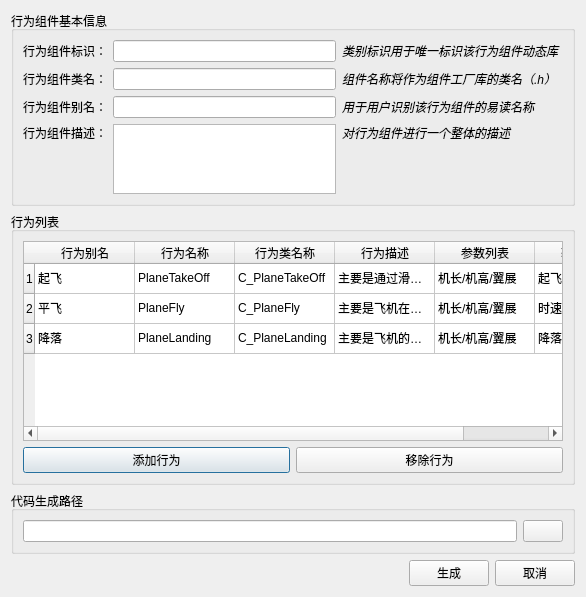
<?xml version="1.0" encoding="UTF-8"?>
<ui version="4.0">
 <class>FrameProducerDialog</class>
 <widget class="QDialog" name="FrameProducerDialog">
  <property name="geometry">
   <rect>
    <x>0</x>
    <y>0</y>
    <width>586</width>
    <height>568</height>
   </rect>
  </property>
  <property name="windowTitle">
   <string>行为组件框架生成</string>
  </property>
  <property name="windowIcon">
   <iconset resource="../ModelingTool.qrc">
    <normaloff>:/ModelingTool/Images/behaviorComponent.png</normaloff>:/ModelingTool/Images/behaviorComponent.png</iconset>
  </property>
  <layout class="QGridLayout" name="gridLayout_6">
   <item row="0" column="0">
    <layout class="QVBoxLayout" name="verticalLayout_3">
     <item>
      <widget class="QGroupBox" name="groupBox">
       <property name="title">
        <string>行为组件基本信息</string>
       </property>
       <layout class="QGridLayout" name="gridLayout_2">
        <item row="0" column="0">
         <layout class="QGridLayout" name="gridLayout">
          <item row="0" column="0">
           <widget class="QLabel" name="label">
            <property name="text">
             <string>行为组件标识：</string>
            </property>
           </widget>
          </item>
          <item row="0" column="1">
           <widget class="QLineEdit" name="lineEdit_componentID"/>
          </item>
          <item row="0" column="2">
           <widget class="QLabel" name="label_3">
            <property name="font">
             <font>
              <italic>true</italic>
             </font>
            </property>
            <property name="text">
             <string>类别标识用于唯一标识该行为组件动态库</string>
            </property>
           </widget>
          </item>
          <item row="1" column="0">
           <widget class="QLabel" name="label_2">
            <property name="text">
             <string>行为组件类名：</string>
            </property>
           </widget>
          </item>
          <item row="1" column="1">
           <widget class="QLineEdit" name="lineEdit_componentName"/>
          </item>
          <item row="1" column="2">
           <widget class="QLabel" name="label_4">
            <property name="font">
             <font>
              <italic>true</italic>
             </font>
            </property>
            <property name="text">
             <string>组件名称将作为组件工厂库的类名（.h）</string>
            </property>
           </widget>
          </item>
          <item row="2" column="0">
           <widget class="QLabel" name="label_7">
            <property name="text">
             <string>行为组件别名：</string>
            </property>
           </widget>
          </item>
          <item row="2" column="1">
           <widget class="QLineEdit" name="lineEdit_componentAlias"/>
          </item>
          <item row="2" column="2">
           <widget class="QLabel" name="label_8">
            <property name="font">
             <font>
              <italic>true</italic>
             </font>
            </property>
            <property name="text">
             <string>用于用户识别该行为组件的易读名称</string>
            </property>
           </widget>
          </item>
          <item row="3" column="0">
           <layout class="QVBoxLayout" name="verticalLayout">
            <item>
             <widget class="QLabel" name="label_5">
              <property name="text">
               <string>行为组件描述：</string>
              </property>
             </widget>
            </item>
            <item>
             <spacer name="verticalSpacer">
              <property name="orientation">
               <enum>Qt::Vertical</enum>
              </property>
              <property name="sizeHint" stdset="0">
               <size>
                <width>20</width>
                <height>18</height>
               </size>
              </property>
             </spacer>
            </item>
           </layout>
          </item>
          <item row="3" column="1">
           <widget class="QTextEdit" name="textEdit_componentDesc"/>
          </item>
          <item row="3" column="2">
           <layout class="QVBoxLayout" name="verticalLayout_2">
            <item>
             <widget class="QLabel" name="label_6">
              <property name="font">
               <font>
                <italic>true</italic>
               </font>
              </property>
              <property name="text">
               <string>对行为组件进行一个整体的描述</string>
              </property>
             </widget>
            </item>
            <item>
             <spacer name="verticalSpacer_2">
              <property name="orientation">
               <enum>Qt::Vertical</enum>
              </property>
              <property name="sizeHint" stdset="0">
               <size>
                <width>20</width>
                <height>18</height>
               </size>
              </property>
             </spacer>
            </item>
           </layout>
          </item>
         </layout>
        </item>
       </layout>
      </widget>
     </item>
     <item>
      <widget class="QGroupBox" name="groupBox_2">
       <property name="title">
        <string>行为列表</string>
       </property>
       <layout class="QGridLayout" name="gridLayout_5">
        <item row="0" column="0">
         <layout class="QGridLayout" name="gridLayout_4">
          <item row="0" column="0" colspan="2">
           <widget class="QTableWidget" name="tableWidget_beheviors">
            <property name="minimumSize">
             <size>
              <width>0</width>
              <height>200</height>
             </size>
            </property>
            <row>
             <property name="text">
              <string>1</string>
             </property>
            </row>
            <row>
             <property name="text">
              <string>2</string>
             </property>
            </row>
            <row>
             <property name="text">
              <string>3</string>
             </property>
            </row>
            <column>
             <property name="text">
              <string>行为别名</string>
             </property>
            </column>
            <column>
             <property name="text">
              <string>行为名称</string>
             </property>
            </column>
            <column>
             <property name="text">
              <string>行为类名称</string>
             </property>
            </column>
            <column>
             <property name="text">
              <string>行为描述</string>
             </property>
            </column>
            <column>
             <property name="text">
              <string>参数列表</string>
             </property>
            </column>
            <column>
             <property name="text">
              <string>输入列表</string>
             </property>
            </column>
            <item row="0" column="0">
             <property name="text">
              <string>起飞</string>
             </property>
            </item>
            <item row="0" column="1">
             <property name="text">
              <string>PlaneTakeOff</string>
             </property>
            </item>
            <item row="0" column="2">
             <property name="text">
              <string>C_PlaneTakeOff</string>
             </property>
            </item>
            <item row="0" column="3">
             <property name="text">
              <string>主要是通过滑行、加速之后达到平飞高度。</string>
             </property>
            </item>
            <item row="0" column="4">
             <property name="text">
              <string>机长/机高/翼展</string>
             </property>
            </item>
            <item row="0" column="5">
             <property name="text">
              <string>起飞点/载重/风速/风向</string>
             </property>
            </item>
            <item row="1" column="0">
             <property name="text">
              <string>平飞</string>
             </property>
            </item>
            <item row="1" column="1">
             <property name="text">
              <string>PlaneFly</string>
             </property>
            </item>
            <item row="1" column="2">
             <property name="text">
              <string>C_PlaneFly</string>
             </property>
            </item>
            <item row="1" column="3">
             <property name="text">
              <string>主要是飞机在高空的平稳飞行</string>
             </property>
            </item>
            <item row="1" column="4">
             <property name="text">
              <string>机长/机高/翼展</string>
             </property>
            </item>
            <item row="1" column="5">
             <property name="text">
              <string>时速/平飞高度/起始点</string>
             </property>
            </item>
            <item row="2" column="0">
             <property name="text">
              <string>降落</string>
             </property>
            </item>
            <item row="2" column="1">
             <property name="text">
              <string>PlaneLanding</string>
             </property>
            </item>
            <item row="2" column="2">
             <property name="text">
              <string>C_PlaneLanding</string>
             </property>
            </item>
            <item row="2" column="3">
             <property name="text">
              <string>主要是飞机的减速、降落、滑行直到停止。</string>
             </property>
            </item>
            <item row="2" column="4">
             <property name="text">
              <string>机长/机高/翼展</string>
             </property>
            </item>
            <item row="2" column="5">
             <property name="text">
              <string>降落点/时速</string>
             </property>
            </item>
           </widget>
          </item>
          <item row="1" column="0">
           <widget class="QPushButton" name="pushButton_add">
            <property name="text">
             <string>添加行为</string>
            </property>
            <property name="icon">
             <iconset resource="../ModelingTool.qrc">
              <normaloff>:/ModelingTool/Images/add.png</normaloff>:/ModelingTool/Images/add.png</iconset>
            </property>
           </widget>
          </item>
          <item row="1" column="1">
           <widget class="QPushButton" name="pushButton_remove">
            <property name="text">
             <string>移除行为</string>
            </property>
            <property name="icon">
             <iconset resource="../ModelingTool.qrc">
              <normaloff>:/ModelingTool/Images/remove_circle.png</normaloff>:/ModelingTool/Images/remove_circle.png</iconset>
            </property>
           </widget>
          </item>
         </layout>
        </item>
       </layout>
      </widget>
     </item>
     <item>
      <widget class="QGroupBox" name="groupBox_3">
       <property name="title">
        <string>代码生成路径</string>
       </property>
       <layout class="QGridLayout" name="gridLayout_3">
        <item row="0" column="0">
         <layout class="QHBoxLayout" name="horizontalLayout">
          <item>
           <widget class="QLineEdit" name="lineEdit_outputPath"/>
          </item>
          <item>
           <widget class="QPushButton" name="pushButton_search">
            <property name="text">
             <string/>
            </property>
            <property name="icon">
             <iconset resource="../ModelingTool.qrc">
              <normaloff>:/ModelingTool/Images/search.png</normaloff>:/ModelingTool/Images/search.png</iconset>
            </property>
           </widget>
          </item>
         </layout>
        </item>
       </layout>
      </widget>
     </item>
     <item>
      <layout class="QHBoxLayout" name="horizontalLayout_2">
       <item>
        <spacer name="horizontalSpacer">
         <property name="orientation">
          <enum>Qt::Horizontal</enum>
         </property>
         <property name="sizeHint" stdset="0">
          <size>
           <width>40</width>
           <height>20</height>
          </size>
         </property>
        </spacer>
       </item>
       <item>
        <widget class="QPushButton" name="pushButton_produce">
         <property name="text">
          <string>生成</string>
         </property>
        </widget>
       </item>
       <item>
        <widget class="QPushButton" name="pushButton_cancel">
         <property name="text">
          <string>取消</string>
         </property>
        </widget>
       </item>
      </layout>
     </item>
    </layout>
   </item>
  </layout>
 </widget>
 <resources>
  <include location="../ModelingTool.qrc"/>
 </resources>
 <connections/>
</ui>
